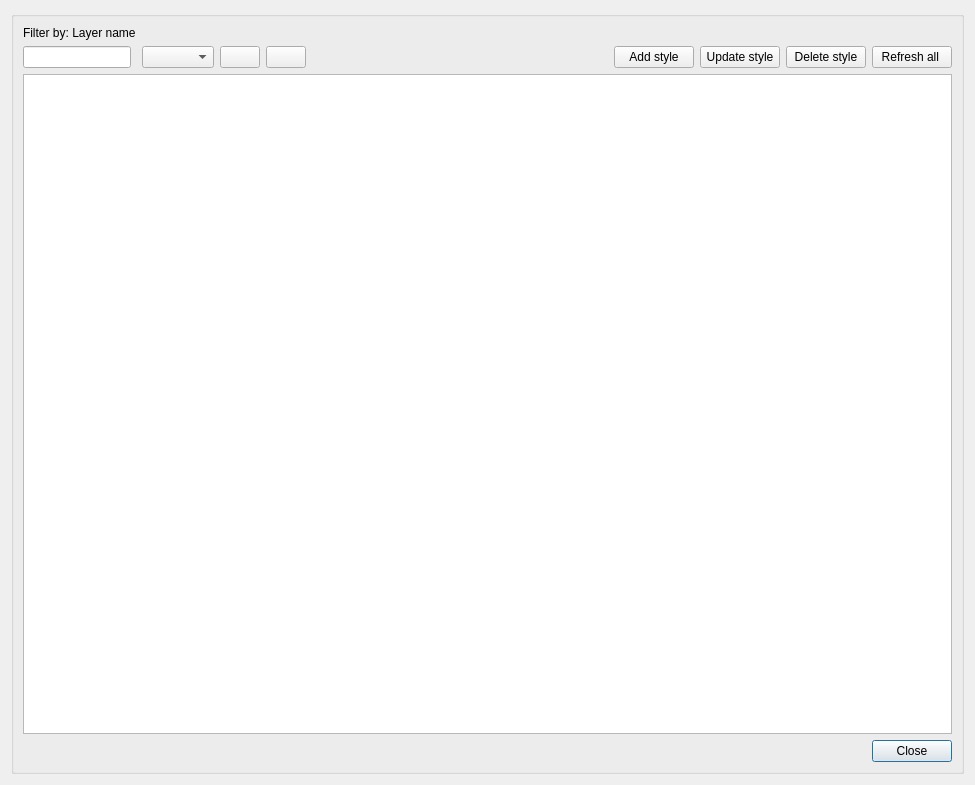
<?xml version="1.0" encoding="UTF-8"?>
<ui version="4.0">
 <class>dlg_style_manager</class>
 <widget class="QDialog" name="dlg_style_manager">
  <property name="geometry">
   <rect>
    <x>0</x>
    <y>0</y>
    <width>975</width>
    <height>785</height>
   </rect>
  </property>
  <property name="windowTitle">
   <string>Style management</string>
  </property>
  <layout class="QGridLayout" name="verticalLayout_4">
   <item row="0" column="0">
    <widget class="QGroupBox" name="groupBox">
     <property name="title">
      <string/>
     </property>
     <layout class="QGridLayout" name="verticalLayout_3">
      <item row="3" column="11">
       <widget class="QPushButton" name="btn_cancel">
        <property name="text">
         <string>Close</string>
        </property>
       </widget>
      </item>
      <item row="2" column="0" colspan="12">
       <widget class="QTableView" name="tbl_style">
        <property name="sortingEnabled">
         <bool>true</bool>
        </property>
       </widget>
      </item>
      <item row="0" column="0">
       <widget class="QLabel" name="lbl_filter_name">
        <property name="text">
         <string>Filter by: Layer name</string>
        </property>
       </widget>
      </item>
      <item row="1" column="3">
       <widget class="QPushButton" name="btn_delete_group">
        <property name="sizePolicy">
         <sizepolicy hsizetype="Fixed" vsizetype="Fixed">
          <horstretch>0</horstretch>
          <verstretch>0</verstretch>
         </sizepolicy>
        </property>
        <property name="text">
         <string/>
        </property>
       </widget>
      </item>
      <item row="1" column="0">
       <widget class="QLineEdit" name="txt_style_name">
        <property name="sizePolicy">
         <sizepolicy hsizetype="Fixed" vsizetype="Fixed">
          <horstretch>0</horstretch>
          <verstretch>0</verstretch>
         </sizepolicy>
        </property>
        <property name="text">
         <string/>
        </property>
       </widget>
      </item>
      <item row="1" column="2">
       <widget class="QPushButton" name="btn_add_group">
        <property name="sizePolicy">
         <sizepolicy hsizetype="Fixed" vsizetype="Fixed">
          <horstretch>0</horstretch>
          <verstretch>0</verstretch>
         </sizepolicy>
        </property>
        <property name="text">
         <string/>
        </property>
       </widget>
      </item>
      <item row="1" column="1">
       <widget class="QComboBox" name="cmb_stylegroup">
        <property name="sizePolicy">
         <sizepolicy hsizetype="Fixed" vsizetype="Fixed">
          <horstretch>0</horstretch>
          <verstretch>0</verstretch>
         </sizepolicy>
        </property>
       </widget>
      </item>
      <item row="1" column="11">
       <widget class="QPushButton" name="btn_refresh_all">
        <property name="sizePolicy">
         <sizepolicy hsizetype="Fixed" vsizetype="Fixed">
          <horstretch>0</horstretch>
          <verstretch>0</verstretch>
         </sizepolicy>
        </property>
        <property name="text">
         <string>Refresh all </string>
        </property>
       </widget>
      </item>
      <item row="1" column="10">
       <widget class="QPushButton" name="btn_delete_style">
        <property name="sizePolicy">
         <sizepolicy hsizetype="Fixed" vsizetype="Fixed">
          <horstretch>0</horstretch>
          <verstretch>0</verstretch>
         </sizepolicy>
        </property>
        <property name="text">
         <string>Delete style</string>
        </property>
       </widget>
      </item>
      <item row="1" column="9">
       <widget class="QPushButton" name="btn_update_style">
        <property name="sizePolicy">
         <sizepolicy hsizetype="Fixed" vsizetype="Fixed">
          <horstretch>0</horstretch>
          <verstretch>0</verstretch>
         </sizepolicy>
        </property>
        <property name="text">
         <string>Update style</string>
        </property>
       </widget>
      </item>
      <item row="1" column="8">
       <widget class="QPushButton" name="btn_add_style">
        <property name="sizePolicy">
         <sizepolicy hsizetype="Fixed" vsizetype="Fixed">
          <horstretch>0</horstretch>
          <verstretch>0</verstretch>
         </sizepolicy>
        </property>
        <property name="text">
         <string>Add style</string>
        </property>
       </widget>
      </item>
      <item row="1" column="4" colspan="4">
       <spacer name="horizontalSpacer_2">
        <property name="orientation">
         <enum>Qt::Horizontal</enum>
        </property>
        <property name="sizeHint" stdset="0">
         <size>
          <width>80</width>
          <height>20</height>
         </size>
        </property>
       </spacer>
      </item>
      <item row="3" column="0" colspan="11">
       <spacer name="horizontalSpacer">
        <property name="orientation">
         <enum>Qt::Horizontal</enum>
        </property>
        <property name="sizeHint" stdset="0">
         <size>
          <width>40</width>
          <height>20</height>
         </size>
        </property>
       </spacer>
      </item>
     </layout>
    </widget>
   </item>
  </layout>
 </widget>
 <resources/>
 <connections/>
</ui>
